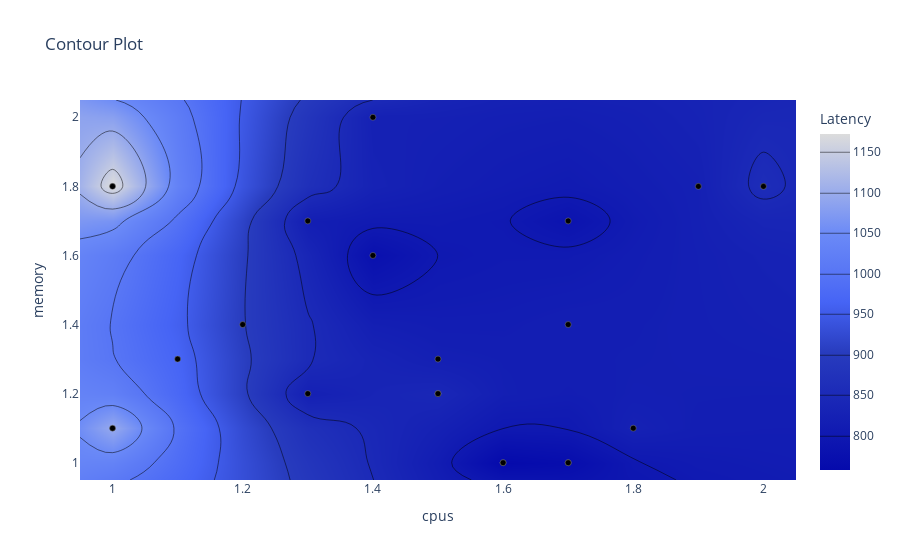
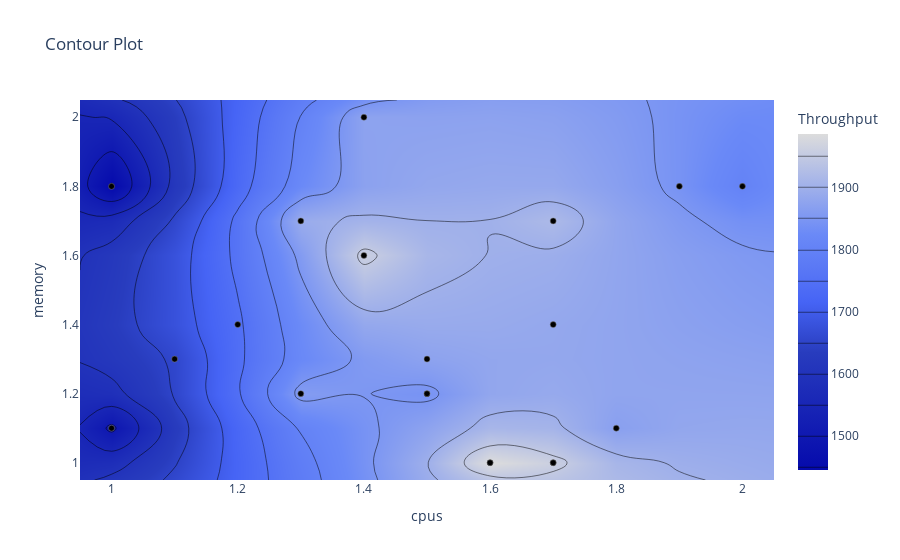

The cell these charts' notebook holds for them, in order:
### Code cell
def get_latency(trial):
    return trial.values[0]
def get_throughput(trial):
    return trial.values[1]
fig = optuna.visualization.plot_contour(study, params=["cpus", "memory"], target=get_latency, target_name="Latency")
fig.show()
fig1 = optuna.visualization.plot_contour(study, params=["cpus", "memory"], target=get_throughput, target_name="Throughput")
fig1.show()

### Figure 1 — Plotly figure (JSON) as saved in the notebook; plotly's stock layout.template omitted (floating-point values rounded to 4 significant figures; data arrays with more than 128 entries replaced by an {"elided": "..."} marker saying what was removed)
{"data": [{"colorbar": {"title": {"text": "Latency"}}, "colorscale": [[0, "rgb(5,10,172)"], [0.35, "rgb(40,60,190)"], [0.5, "rgb(70,100,245)"], [0.6, "rgb(90,120,245)"], [0.7, "rgb(106,137,247)"], [1, "rgb(220,220,220)"]], "connectgaps": true, "contours": {"coloring": "heatmap"}, "hoverinfo": "none", "line": {"smoothing": 1.3}, "reversescale": false, "type": "contour", "x": [0.95, 1, 1.1, 1.2, 1.3, 1.4, 1.5, 1.6, 1.7, 1.8, 1.9, 2, 2.05], "y": [0.95, 1, 1.1, 1.2, 1.3, 1.4, 1.6, 1.7, 1.8, 2, 2.05], "z": {"elided": "11x13 float values"}}, {"marker": {"color": "black", "line": {"color": "Grey", "width": 0.5}}, "mode": "markers", "showlegend": false, "type": "scatter", "x": [1.4, 2, 1.2, 1, 1.5, 1.7, 1.3, 1.4, 1.7, 1.9, 1.7, 1.1, 1, 1.3, 1.7, 1.8, 1.6, 1.5, 1.5, 1.6], "y": [1.6, 1.8, 1.4, 1.8, 1.3, 1.7, 1.7, 2, 1.4, 1.8, 1, 1.3, 1.1, 1.2, 1, 1.1, 1, 1.2, 1.2, 1]}], "layout": {"title": {"text": "Contour Plot"}, "xaxis": {"range": [0.95, 2.05], "title": {"text": "cpus"}}, "yaxis": {"range": [0.95, 2.05], "title": {"text": "memory"}}}}

### Figure 2 — Plotly figure (JSON) as saved in the notebook; plotly's stock layout.template omitted (floating-point values rounded to 4 significant figures; data arrays with more than 128 entries replaced by an {"elided": "..."} marker saying what was removed)
{"data": [{"colorbar": {"title": {"text": "Throughput"}}, "colorscale": [[0, "rgb(5,10,172)"], [0.35, "rgb(40,60,190)"], [0.5, "rgb(70,100,245)"], [0.6, "rgb(90,120,245)"], [0.7, "rgb(106,137,247)"], [1, "rgb(220,220,220)"]], "connectgaps": true, "contours": {"coloring": "heatmap"}, "hoverinfo": "none", "line": {"smoothing": 1.3}, "reversescale": false, "type": "contour", "x": [0.95, 1, 1.1, 1.2, 1.3, 1.4, 1.5, 1.6, 1.7, 1.8, 1.9, 2, 2.05], "y": [0.95, 1, 1.1, 1.2, 1.3, 1.4, 1.6, 1.7, 1.8, 2, 2.05], "z": {"elided": "11x13 int values"}}, {"marker": {"color": "black", "line": {"color": "Grey", "width": 0.5}}, "mode": "markers", "showlegend": false, "type": "scatter", "x": [1.4, 2, 1.2, 1, 1.5, 1.7, 1.3, 1.4, 1.7, 1.9, 1.7, 1.1, 1, 1.3, 1.7, 1.8, 1.6, 1.5, 1.5, 1.6], "y": [1.6, 1.8, 1.4, 1.8, 1.3, 1.7, 1.7, 2, 1.4, 1.8, 1, 1.3, 1.1, 1.2, 1, 1.1, 1, 1.2, 1.2, 1]}], "layout": {"title": {"text": "Contour Plot"}, "xaxis": {"range": [0.95, 2.05], "title": {"text": "cpus"}}, "yaxis": {"range": [0.95, 2.05], "title": {"text": "memory"}}}}
